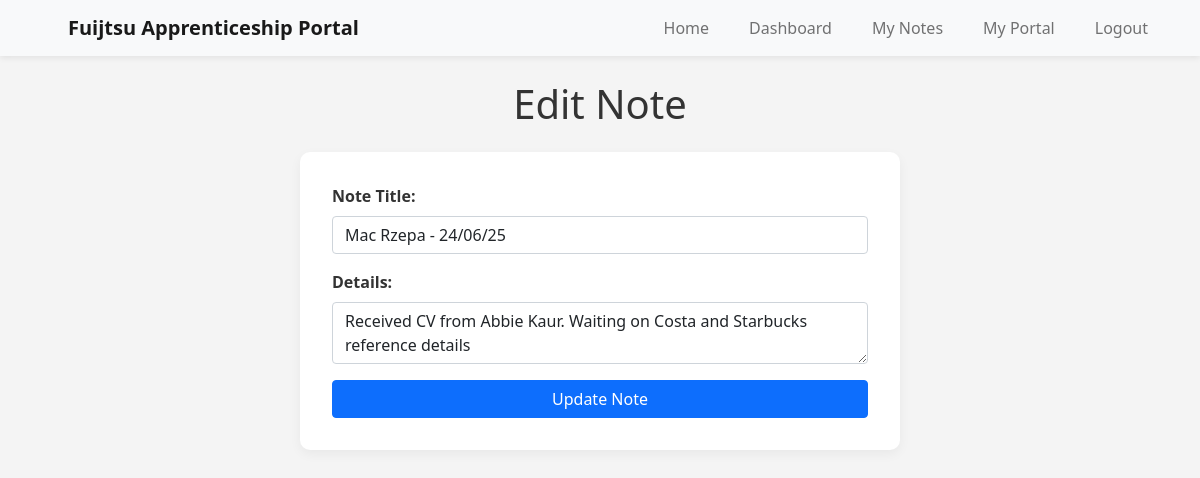
Screenshot of /notes/1/edit (signed in) with the database file from the repository.
### simple_app/models.py (models this page shows)
class Asset(db.Model):
    __tablename__ = 'assets'
    id = db.Column(db.Integer, primary_key=True) # Unique identifier for assets
    name = db.Column(db.String(100), nullable=False) # Asset name
    description = db.Column(db.String(255), nullable=False) # Asset description
    owner_id = db.Column(db.Integer, db.ForeignKey('users.id'), nullable=False) # Foreign key linking to User
    owner = db.relationship('User', backref='assets')

### simple_app/routes.py (the view)
@main.route('/notes/<int:note_id>/edit', methods=['GET', 'POST'])
def edit_note(note_id):
    note = Asset.query.get_or_404(note_id)
    if session.get('user_role') != 'Admin' and note.owner_id != session.get('user_id'):
        return "Access denied.", 403
    if request.method == 'POST':
        note.name = request.form.get('name')
        note.description = request.form.get('description')
        db.session.commit()
        flash('Note updated successfully!', 'success')
        return redirect(url_for('main.view_notes'))
    return render_template('edit_note.html', note=note)

### simple_app/templates/edit_note.html
{% extends "base.html" %}
{% block content %}
<h1 class="text-center">Edit Note</h1>
<form method="POST" class="mt-4">
    <div class="mb-3">
        <label for="name" class="form-label">Note Title:</label>
        <input type="text" id="name" name="name" class="form-control" value="{{ note.name }}" required>
    </div>
    <div class="mb-3">
        <label for="description" class="form-label">Details:</label>
        <textarea id="description" name="description" class="form-control" required>{{ note.description }}</textarea>
    </div>
    <button type="submit" class="btn btn-primary w-100">Update Note</button>
</form>
{% endblock %}

### simple_app/static/style.css (style rules this page uses)
body { margin: 0; padding: 0; background-color: #f4f4f4 !important; font-family: 'Segoe UI', Tahoma, Geneva, Verdana, sans-serif; color: #333; }
form { max-width: 600px; margin: 2rem auto; padding: 2rem; background: #fff; border-radius: 10px; box-shadow: 0 4px 12px rgba(0, 0, 0, 0.05); }
form label { font-weight: 600; display: block; margin-bottom: 0.3rem; }
form input, form textarea, form select { width: 100%; padding: 0.6rem; border: 1px solid #ccc; border-radius: 6px; font-size: 1rem; }
form button { background-color: #ba0c2f; color: #fff; border: none; padding: 0.7rem 1.5rem; border-radius: 6px; cursor: pointer; font-weight: bold; }

### simple_app/templates/base.html (style rules this page uses)
body { background-color: #f8f9fa; }

### rows the page displays
Asset: name "Mac Rzepa - 24/06/25", description "Received CV from Abbie Kaur. Waiting on Costa and Starbucks reference details"
